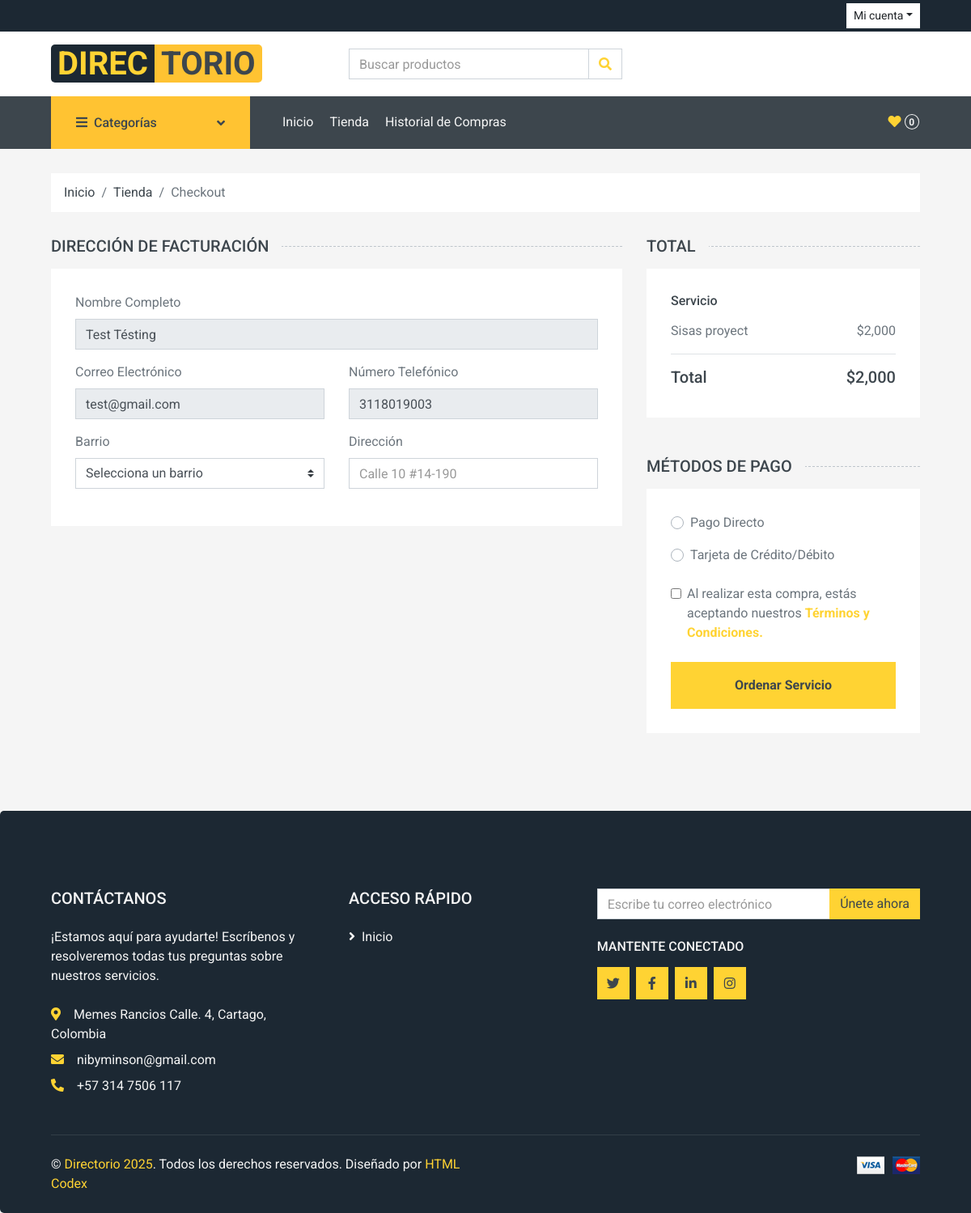
/rutas/rutas.php?page=checkout&service=6 (signed in), run on an earlier commit of the app's database.
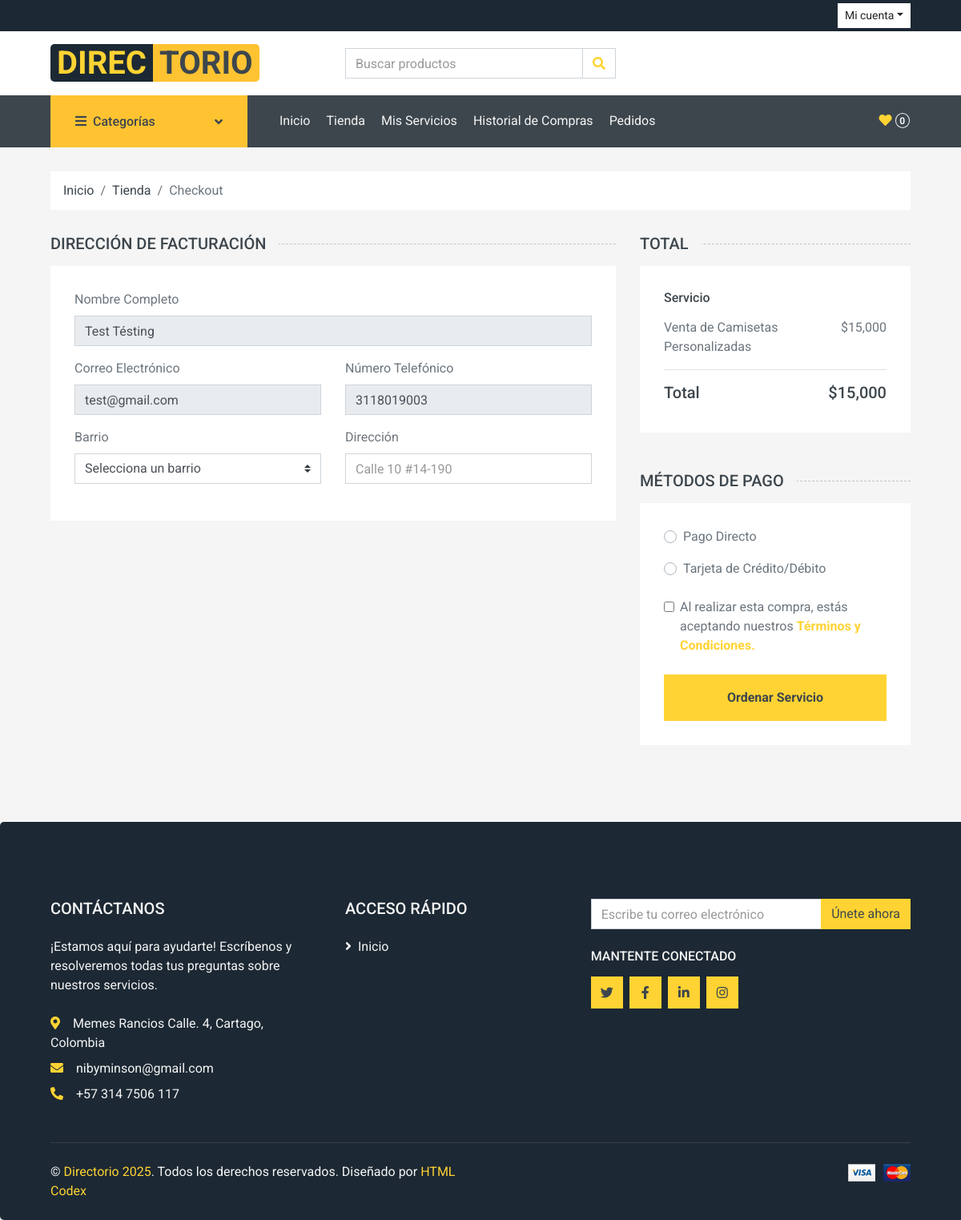
And on a later commit of the database.
### tables this page shows
CREATE TABLE `servicio` (
  `id_servicio` int(11) NOT NULL,
  `titulo` varchar(500) DEFAULT NULL,
  `descripcion` varchar(500) DEFAULT NULL,
  `precio` decimal(10,0) NOT NULL,
  `fecha_creacion` datetime NOT NULL DEFAULT current_timestamp(),
  `usuario_id_usuario` int(11) NOT NULL,
  `categoria_id_categoria` int(11) NOT NULL,
  `estado` varchar(45) NOT NULL DEFAULT 'Activo',
  `barrio_id` int(11) NOT NULL,
  `direccion` varchar(100) DEFAULT 'No aplica'
);

### app/controladores/landingPageController.php (called while the page is built, shortened)
<?php
require_once(__DIR__ . '/../modelos/serviceModel.php');
class LandingPageController{
    private $serviceModel;
    public function __construct(){
        $this->serviceModel = new ServiceModel;
    }
    public function CheckOutPage(){
        try {
            $service = $this->serviceModel->getServiceById($_GET["service"]);
            include_once (__DIR__.'/../vistas/landing/checkout.php');
        } catch (\Throwable $th) {
            header("Location: rutas.php");
            die();
        }
    }
}

### configuracion/mysql.php (called while the page is built)
<?php
class Mysql{
    public $conect;
    private $DB_HOST = 'localhost';
    private $DB_NAME = 'directorio';
    private $DB_PORT = '3306';
    private $DB_USERNAME = 'root';
    private $DB_PASSWORD = '';
    private $DB_CHARSET = 'utf8mb4';
    public function __construct(){
        $connectionString = "mysql:host=".$this->DB_HOST. ";dbname=".$this->DB_NAME.";port=".$this->DB_PORT.";charset=".$this->DB_CHARSET;
        try{
            $this->conect = new PDO($connectionString, $this->DB_USERNAME, $this->DB_PASSWORD);
            $this->conect->setAttribute(PDO::ATTR_ERRMODE, PDO::ERRMODE_EXCEPTION);
        }catch(PDOException $e){
            echo "CONNECTION ERROR: " . $e->getMessage();
        }
    }
    public function conect(){
        return $this->conect;
    }
}

### app/modelos/serviceModel.php (called while the page is built, shortened)
<?php
require_once(__DIR__ . '/../../configuracion/mysql.php');
class ServiceModel extends Mysql {
    private $connection;
    public function __construct(){
        $mysql = new Mysql();
        $this->connection = $mysql->conect();
    }
    public function getServiceById($id) {
        $query = "SELECT s.id_servicio, s.titulo, s.descripcion, s.precio, s.direccion, u.nombre, c.nombre as categoria, u.correo, u.telefono,
        c.id_categoria as id_categoria
        FROM servicio s
        INNER JOIN usuario u ON u.id_usuario = s.usuario_id_usuario
        INNER JOIN categoria c ON c.id_categoria = s.categoria_id_categoria
        WHERE id_servicio = ? AND s.estado = 'Activo'";
        $stmt = $this->connection->prepare($query);
        $stmt->execute([$id]);
        return $stmt->fetch(PDO::FETCH_ASSOC);
    }
}

### app/vistas/landing/checkout.php (the view, shortened to what the changed rows need)
<?php
include_once RUTA_BASE . '/app/vistas/landing/plantilla/header.php';
?>
<body>
    <div class="container-fluid">
        <div class="row px-xl-5">
            <div class="col-12">
                <nav class="breadcrumb bg-light mb-30">
                    <a class="breadcrumb-item text-dark" href="<?= URL_BASE ?>/rutas/rutas.php">Inicio</a>
                    <a class="breadcrumb-item text-dark" href="<?= URL_BASE ?>/rutas/rutas.php?page=service&id=<?= $_GET["service"] ?>">Tienda</a>
                    <span class="breadcrumb-item active">Checkout</span>
                </nav>
            </div>
        </div>
    </div>
    <div class="container-fluid">
        <div class="row px-xl-5">
            <div class="col-lg-8">
                <h5 class="section-title position-relative text-uppercase mb-3"><span class="bg-secondary pr-3">Dirección de Facturación</span></h5>
                <div class="bg-light p-30 mb-5">
                    <div class="row">
                        <div class="col-md-12 form-group">
                            <label>Nombre Completo</label>
                            <input class="form-control" type="text" disabled
                            value="<?= $_SESSION["name"] ?>">
                        </div>
                        <div class="col-md-6 form-group">
                            <label>Correo Electrónico</label>
                            <input class="form-control" type="text"
                            disabled value="<?= $_SESSION["email"] ?>">
                        </div>
                        <div class="col-md-6 form-group">
                            <label>Número Telefónico</label>
                            <input class="form-control" type="text" disabled
                            value="<?= $_SESSION["phone_number"] ?>">
                        </div>
                        <div class="col-md-6 form-select">
                            <label>Barrio</label>
                            <select name="barrio" class="custom-select">
                                <option value="0" selected>Selecciona un barrio</option>
                            </select>
                        </div>
                        <div class="col-md-6 form-group">
                            <label>Dirección</label>
                            <input class="form-control" name="direccion" type="text" placeholder="Calle 10 #14-190">
                        </div>
                    </div>
                </div>
            </div>
            <div class="col-lg-4">
                <h5 class="section-title position-relative text-uppercase mb-3">
                    <span class="bg-secondary pr-3">TOTAL</span>
                </h5>
                <div class="bg-light p-30 mb-5">
                    <div class="border-bottom">
                        <h6 class="mb-3">Servicio</h6>
                        <div class="d-flex justify-content-between">
                            <p><?= $service["titulo"] ?></p>
                            <p>$<?= number_format($service["precio"]) ?></p>
                        </div>
                    </div>
                    <div class="pt-2">
                        <div class="d-flex justify-content-between mt-2">
                            <h5>Total</h5>
                            <h5>$<?= number_format($service["precio"]) ?></h5>
                        </div>
                    </div>
                </div>
                <form class="mb-5" id="formCheckOut" enctype="multipart/form-data" data-service="<?php echo $service["id_servicio"] ?>">
                    <h5 class="section-title position-relative text-uppercase mb-3"><span class="bg-secondary pr-3">Métodos de Pago</span></h5>
                    <div class="bg-light p-30">
                        <div class="form-group">
                            <div class="custom-control custom-radio">
                                <label class="custom-control-label" for="directcheck">Pago Directo</label>
                            </div>
                        </div>
                        <div class="form-group mb-4">
                            <div class="custom-control custom-radio">
                                <label class="custom-control-label" for="creditCard">Tarjeta de Crédito/Débito</label>
                            </div>
                        </div>
                        <div class="form-check mb-4">
                            <input type="checkbox" name="terminos_condiciones" id="terminos_condiciones"
                            class="form-check-input" value="checked" required>
                            <label for="terminos_condiciones" class="form-check-label">
                                Al realizar esta compra, estás aceptando nuestros
                                <a href="#" data-toggle="modal" data-target="#modalTerminos">
                                    <strong>Términos y Condiciones.</strong>
                                </a>
                            </label>
                        </div>
                        <button class="btn btn-block btn-primary font-weight-bold py-3"
                        type="submit">
                            Ordenar Servicio
                        </button>
                    </div>
                </form>
            </div>
        </div>
    </div>
<?php include_once RUTA_BASE . '/app/vistas/landing/plantilla/footer.php'; ?>

### app/vistas/landing/plantilla/header.php (shortened to what the changed rows need)
<!DOCTYPE html>
<html lang="es">
<head>
    <link rel="stylesheet" href="https://cdnjs.cloudflare.com/ajax/libs/font-awesome/6.5.0/css/all.min.css">
    <link href="https://cdnjs.cloudflare.com/ajax/libs/font-awesome/5.10.0/css/all.min.css" rel="stylesheet">
    <link href="<?= URL_BASE ?>/publico/lib/animate/animate.min.css" rel="stylesheet">
    <link href="<?= URL_BASE ?>/publico/lib/owlcarousel/assets/owl.carousel.min.css" rel="stylesheet">
    <link href="<?= URL_BASE ?>/publico/css/style.min.css" rel="stylesheet">
    <link rel="stylesheet" href="https://cdn.jsdelivr.net/npm/swiper/swiper-bundle.min.css" />
</head>
<body>
    <div class="container-fluid">
        <div class="row bg-secondary py-1 px-xl-5 bg-didi-header">
            <div class="col-lg-12 text-center text-lg-right">
                <div class="d-inline-flex align-items-center">
                    <div class="btn-group">
                        <button type="button" class="btn btn-sm btn-light dropdown-toggle" data-toggle="dropdown">Mi cuenta</button>
                    </div>
                </div>
            </div>
        </div>
        <div class="row align-items-center bg-light py-3 px-xl-5 d-none d-lg-flex">
            <div class="col-lg-4">
                <a href="<?= URL_BASE ?>/rutas/rutas.php?page=home" class="text-decoration-none">
                    <span class="h1 text-uppercase text-primary bg-title-didi px-2">Direc</span>
                    <span class="h1 text-uppercase text-dark bg-title-niby px-2 ml-n1">Torio</span>
                </a>
            </div>
            <div class="col-lg-4 col-6 text-left">
                <form action="<?= URL_BASE ?>/search.php" method="GET">
                    <div class="input-group">
                        <input type="text" class="form-control" name="q" placeholder="Buscar productos">
                        <div class="input-group-append">
                            <button type="submit" class="input-group-text bg-transparent text-primary">
                                <i class="fa fa-search"></i>
                            </button>
                        </div>
                    </div>
                </form>
            </div>
        </div>
    </div>
    <div class="container-fluid bg-dark mb-30">
        <div class="row px-xl-5">
            <div class="col-lg-3 d-none d-lg-block">
                <a class="btn d-flex align-items-center justify-content-between bg-niby-nav w-100" data-toggle="collapse" href="#navbar-vertical" style="height: 65px; padding: 0 30px;">
                    <h6 class="text-dark m-0"><i class="fa fa-bars mr-2"></i>Categorías</h6>
                    <i class="fa fa-angle-down text-dark"></i>
                </a>
            </div>
            <div class="col-lg-9">
                <nav class="navbar navbar-expand-lg bg-dark navbar-dark py-3 py-lg-0 px-0">
                    <div class="collapse navbar-collapse justify-content-between" id="navbarCollapse">
                        <div class="navbar-nav mr-auto py-0">
                            <a href="<?= URL_BASE ?>/rutas/rutas.php?page=home" class="nav-item nav-link <?= $_GET["page"] === 'home' ? 'active' : '' ?>">
                                Inicio
                            </a>
                            <a href="<?= URL_BASE ?>/rutas/rutas.php?page=shop" class="nav-item nav-link <?= $_GET["page"] === 'shop' ? 'active' : '' ?>">
                                Tienda
                            </a>
                            <?php if(!empty($_SESSION) && $_SESSION["role"] === "proveedor") : ?>
                                <a href="<?= URL_BASE ?>/rutas/rutas.php?page=myServices" class="nav-item nav-link <?= $_GET["page"] === 'myServices' ? 'active' : '' ?>">
                                    Mis Servicios
                                </a>
                            <?php endif ?>
                            <?php if(!empty($_SESSION)) : ?>
                                <a href="<?= URL_BASE ?>/rutas/rutas.php?page=shoppingHistory" class="nav-item nav-link <?= $_GET["page"] === 'shoppingHistory' ? 'active' : '' ?>">
                                    Historial de Compras
                                </a>
                            <?php endif ?>
                            <?php if(!empty($_SESSION) && $_SESSION["role"] === "proveedor") : ?>
                                <a href="<?= URL_BASE ?>/rutas/rutas.php?page=orders" class="nav-item nav-link <?= $_GET["page"] === 'orders' ? 'active' : '' ?>">
                                    Pedidos
                                </a>
                            <?php endif ?>
                        </div>
                        <?php if(count($_SESSION) > 0) : ?>
                            <div class="navbar-nav ml-auto py-0 d-none d-lg-block">
                                <a href="<?= URL_BASE ?>/rutas/rutas.php?page=favorites" class="btn px-0"
                                title="Tus Servicios Favoritos">
                                    <i class="fas fa-heart text-primary"></i>
                                    <span class="badge text-secondary border border-secondary rounded-circle" style="padding-bottom: 2px;"
                                    id="navbarFavs">
                                        0
                                    </span>
                                </a>
                            </div>
                        <?php endif ?>
                    </div>
                </nav>
            </div>
        </div>
    </div>

What changed in the data, as far as the page shows it:
changed servicio: titulo "Sisas proyect" → "Venta de Camisetas Personalizadas"; precio "2,000" → "15,000"
Also different on the page:
text now shown: "Mis Servicios Pedidos"
